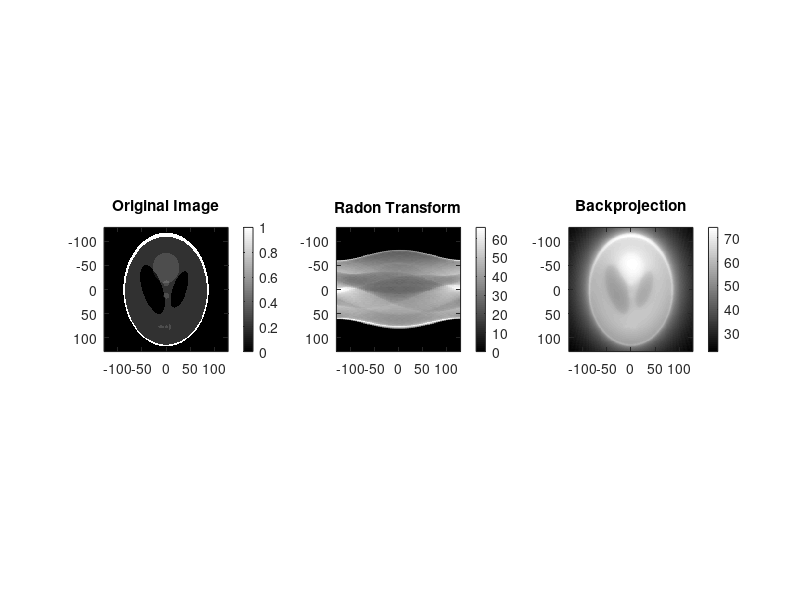

Reproduce this figure in MATLAB. (Note: this script raises an error after producing the figure.)
tic;
%% (A) Radon transform and Inverse Radon with filter
phant = phantom(256);

x=linspace(-128,128,256);
y=linspace(-128,128,256);
figure,subplot(1,3,1),imagesc(x,y,phant);
title('Original Image')
colormap(gray);
axis square;
colorbar;

% computing radon transform
angles = 0:3:177;
radTrans = radon(phant,angles);
subplot(1,3,2),imagesc(x,y,radTrans);
title('Radon Transform')
colormap(gray);
axis square;
colorbar;
% computing backprojection
iradTrans = iradon(radTrans,angles, 'linear', 'none');
subplot(1,3,3),imagesc(x,y,iradTrans);
title('Backprojection')
colormap(gray);
axis square;
colorbar;

%using filters for inverse radon 
iradTrans1 = iradon(myFilter(radTrans, 'Ram-Lak', 0.5), angles, 'linear', 'none');
iradTrans4 = iradon(myFilter(radTrans, 'Ram-Lak', 1), angles, 'linear', 'none');
iradTrans2 = iradon(myFilter(radTrans, 'Shepp-Logan', 0.5), angles, 'linear', 'none');
iradTrans5 = iradon(myFilter(radTrans, 'Shepp-Logan', 1), angles, 'linear', 'none');
iradTrans3 = iradon(myFilter(radTrans, 'Cosine', 0.5), angles, 'linear', 'none');
iradTrans6 = iradon(myFilter(radTrans, 'Cosine', 1), angles, 'linear', 'none');

figure, subplot(2, 3, 1), imagesc(x,y,iradTrans1);
title('Ram-Lak, L = w_{max}/2');
colormap(gray);
axis square;
colorbar;

subplot(2, 3, 2), imagesc(x,y,iradTrans2);
title('Shepp-Logan, L = w_{max}/2');
colormap(gray);
axis square;
colorbar;

subplot(2, 3, 3), imagesc(x,y,iradTrans3);
title('Cosine, L = w_{max}/2');
colormap(gray);
axis square;
colorbar;

subplot(2, 3, 4), imagesc(x,y,iradTrans4);
title('Ram-Lak, L = w_{max}');
colormap(gray);
axis square;
colorbar;

subplot(2, 3, 5), imagesc(x,y,iradTrans5);
title('Shepp-Logan, L = w_{max}');
colormap(gray);
axis square;
colorbar;

subplot(2, 3, 6), imagesc(x,y,iradTrans6);
title('Cosine, L = w_{max}');
colormap(gray);
axis square;
colorbar;




%% (A) Radon transform on blurred images
phant = phantom(256);
S0 = mapTo01(phant);
S1 = mapTo01(conv2(phant, fspecial('gaussian', 11, 1),'same'));
S5 = mapTo01(conv2(phant, fspecial('gaussian', 51, 5),'same'));

% x=linspace(-128,128,256);
% y=linspace(-128,128,256);
% figure,subplot(1,3,1),imagesc(x,y,S0);
% title('S0')
% colormap(gray);
% axis square;
% colorbar;
% subplot(1,3,2),imagesc(x,y,S1);
% title('S1')
% colormap(gray);
% axis square;
% colorbar;
% subplot(1,3,3),imagesc(x,y,S5);
% title('S5')
% colormap(gray);
% axis square;
% colorbar;


R0 = iradon(myFilter(radon(S0, angles), 'Ram-Lak', 1), angles, 'linear', 'none', size(S0, 1));
R0 = mapTo01(R0);
% R0 = R0(2:(size(R0,1)-1), 2:(size(R0,2)-1));
R1 = iradon(myFilter(radon(S1, angles), 'Ram-Lak', 1), angles, 'linear', 'none', size(S1, 1));
R1 = mapTo01(R1);
% R1 = R1(2:(size(R1,1)-1), 2:(size(R1,2)-1));
R5 = iradon(myFilter(radon(S5, angles), 'Ram-Lak', 1), angles, 'linear', 'none', size(S5, 1));
R5 = mapTo01(R5);


% figure,subplot(1,3,1),imagesc(x,y,R0);
% title('R0')
% colormap(gray);
% axis square;
% colorbar;
% subplot(1,3,2),imagesc(x,y,R1);
% title('R1')
% colormap(gray);
% axis square;
% colorbar;
% subplot(1,3,3),imagesc(x,y,R5);
% title('R5')
% colormap(gray);
% axis square;
% colorbar;
% R5 = R5(2:(size(R5,1)-1), 2:(size(R5,2)-1));


fprintf('RRMSE 0 : %f \n', myRRMSE(S0, R0));
fprintf('RRMSE 1 : %f \n', myRRMSE(S1, R1));
fprintf('RRMSE 5 : %f \n', myRRMSE(S5, R5));

wmax = floor(size(radTrans, 1)/2);

% tempimg = iradon(myFilter(radon(S0, angles), 'Ram-Lak', double(1/wmax)), angles, 'linear', 'none', size(S0, 1));
% tempimg = mapTo01(tempimg);
% figure,imagesc(x,y,tempimg);
% title('tempimg')
% colormap(gray);
% axis square;
% colorbar;

% tempRRMSE = myRRMSE(S0, tempimg)

% tempimg1 = iradon(myFilter(radon(S0, angles), 'Ram-Lak', double(1)), angles, 'linear', 'none', size(S0, 1));
% tempimg1 = mapTo01(tempimg1);
% figure,imagesc(x,y,tempimg1);
% title('tempimg1')
% colormap(gray);
% axis square;
% colorbar;

% tempRRMSE = myRRMSE(S0, tempimg1)



plotarray0 = [];
plotarray1 = [];
plotarray5 = [];

varh = 0;
h = waitbar(varh, 'Computing plot versus L');

for L = 1:wmax
	tempval0 = myRRMSE(S0, mapTo01(iradon(myFilter(radon(S0, angles), 'Ram-Lak', double(L/wmax)), angles, 'linear', 'none', size(S0, 1))));
	tempval1 = myRRMSE(S1, mapTo01(iradon(myFilter(radon(S1, angles), 'Ram-Lak', double(L/wmax)), angles, 'linear', 'none', size(S1, 1))));
	tempval5 = myRRMSE(S5, mapTo01(iradon(myFilter(radon(S5, angles), 'Ram-Lak', double(L/wmax)), angles, 'linear', 'none', size(S5, 1))));
	plotarray0 = [plotarray0, tempval0];
	plotarray1 = [plotarray1, tempval1];
	plotarray5 = [plotarray5, tempval5];
	waitbar(double(L/wmax));
end

close(h);

figure, plot(plotarray0), title('RRMSE(S_0, R_0) vs L');
figure, plot(plotarray1), title('RRMSE(S_1, R_1) vs L');
figure, plot(plotarray5), title('RRMSE(S_5, R_5) vs L');



toc;

